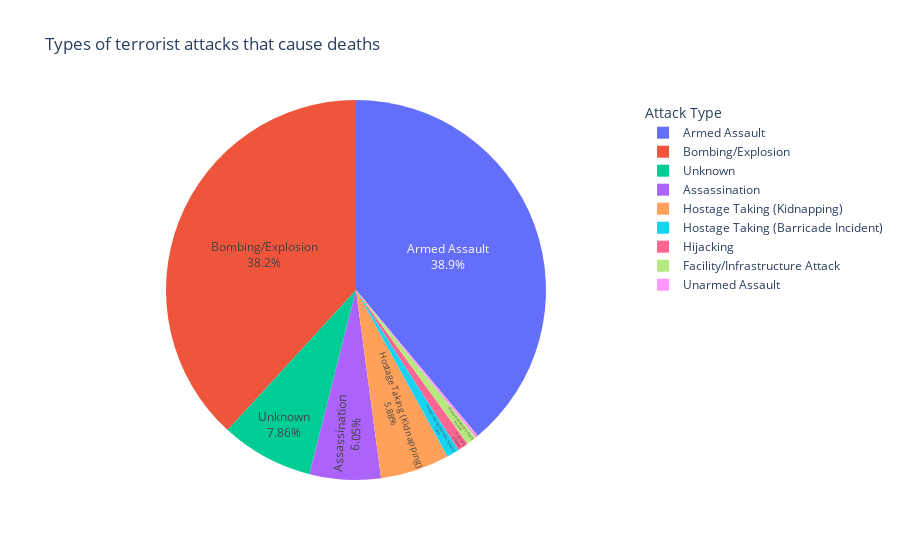

Source (notebook cell):
### Code cell
# you have a DataFrame 'typeKillFormatData' with appropriate data
labels = typeKillFormatData.columns.tolist()
values = typeKillFormatData.iloc[0].tolist()

fig = px.pie(names=labels, values=values,
             title='Types of terrorist attacks that cause deaths')

fig.update_traces(textposition='inside', textinfo='percent+label')
fig.update_layout(legend=dict(title='Attack Type'))
fig.show()

### Figure 1 — Plotly figure (JSON) as saved in the notebook; plotly's stock layout.template omitted (floating-point values rounded to 4 significant figures)
{"data": [{"domain": {"x": [0, 1], "y": [0, 1]}, "hovertemplate": "label=%{label}<br>value=%{value}<extra></extra>", "labels": ["Armed Assault", "Assassination", "Bombing/Explosion", "Facility/Infrastructure Attack", "Hijacking", "Hostage Taking (Barricade Incident)", "Hostage Taking (Kidnapping)", "Unarmed Assault", "Unknown"], "legendgroup": "", "name": "", "showlegend": true, "values": [160297, 24920, 157321, 3642, 3718, 4478, 24231, 880, 32381], "type": "pie", "textinfo": "percent+label", "textposition": "inside"}], "layout": {"legend": {"tracegroupgap": 0, "title": {"text": "Attack Type"}}, "title": {"text": "Types of terrorist attacks that cause deaths"}}}
